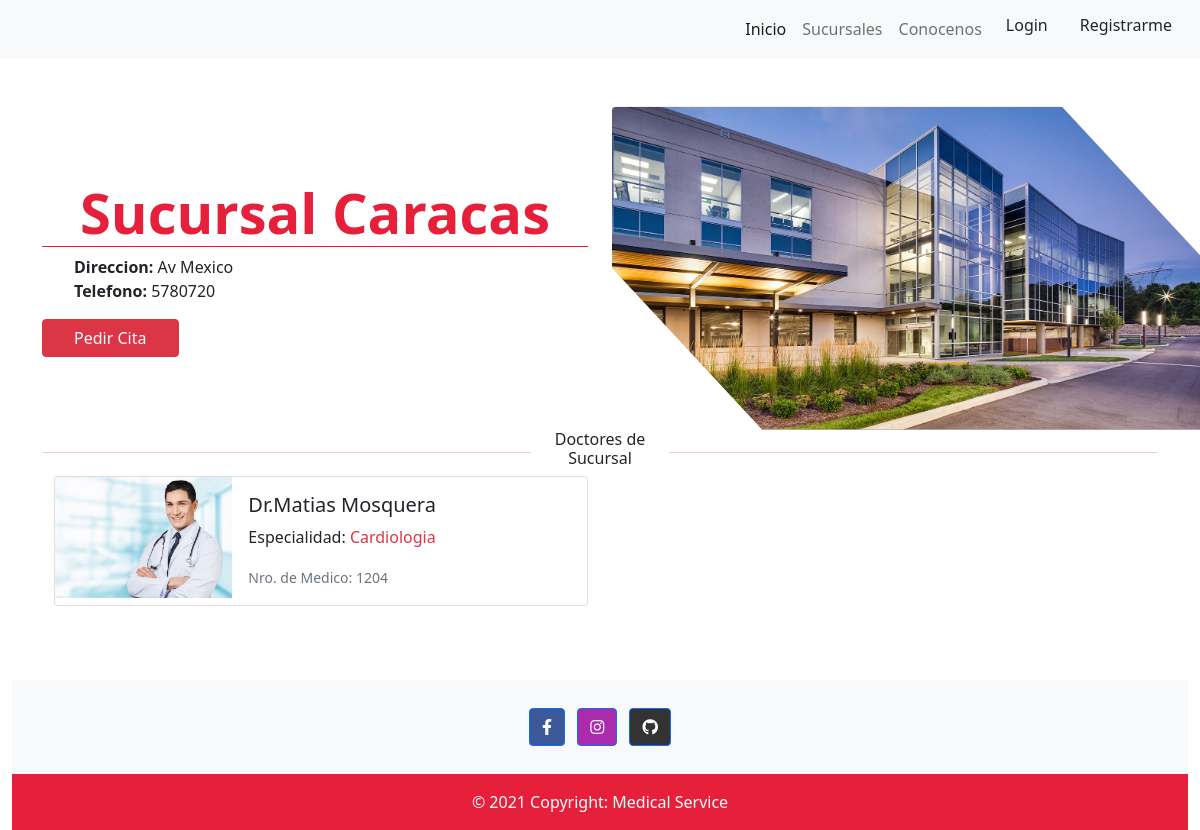
The app's page /branchOffices/detail/1 with its own data.
### branchOffices/models.py (models this page shows, shortened)
class BranchOffices(models.Model):
    name = models.CharField('Nombre sucursal', max_length=50)
    address = models.CharField('Direccion', max_length=200)
    phone = models.IntegerField('Telefono')
    doctors = models.ManyToManyField(Doctor)
    specialty = models.ManyToManyField(Specialty)
    image = models.ImageField(
        'Imagen', upload_to='branchOffices/', null=True, blank=True)
    description = models.TextField()
    class Meta:
        db_table = 'branchOffice'
        verbose_name = 'branchOffice'
        verbose_name_plural = 'branchOffices'

### doctors/models.py (models this page shows, shortened)
class Doctor(models.Model):
    name = models.CharField('Nombre', max_length=50)
    lastName = models.CharField('Apellido', max_length=50)
    medicalNumber = models.IntegerField('Nro. Medico')
    specialty = models.ManyToManyField(Specialty)
    image = models.ImageField('Imagen', upload_to='doctors/', null=True,blank=True)

class Specialty(models.Model):
    name = models.CharField("Especialidad", max_length=100)
    image = models.ImageField('Imagen', upload_to='specialty/',null=True,blank=True)
    icon = models.CharField(max_length=100,blank=True, null=True)

### branchOffices/views.py (the view)
# urls.py: path('detail/<int:pk>', BranchOfficesDetail.as_view(),name='detail'),
class BranchOfficesDetail(DetailView):
    model = BranchOffices
    template_name = 'branchOffices/branchOfficesDetail.html'

### branchOffices/templates/branchOffices/branchOfficesDetail.html (shortened to what this page needs)
{% extends 'base.html' %}
{% load static %}
{% block content %}
<link rel="stylesheet" href="{% static 'css/branchOffices.css' %}">
<div class="container contenedor ">
    <div class="row pt-4 border-danger d-flex justify-content-center align-items-center">
        <div class="col-6">
            <div class="jumbotron">
                <h1 class="display-4 text-center text-colored">{{object.name}}</h1>
            </div>
            <ul class="ul-descriptions">
                <li><strong>Direccion:</strong> {{object.address}}</li>
                <li><strong>Telefono:</strong> {{object.phone}}</li>
            </ul>
            <div class="">
                <a href="{% url 'appointment' %}" class="btn btn-danger w-25 button-appointment">Pedir Cita</a>
            </div>
        </div>
            <div class="col-6">
                <img class="rounded img-top img-bo" src="{{object.image.url}}" alt="">
            </div>
    </div>
    <div class="divisor d-flex align-items-center">
        <hr class="ml-4 text-danger">
        <h6 class='text-center text-separator'>Doctores de Sucursal</h6>
        <hr class="mr-4 text-danger">
    </div>
    <div class="container">
        <div class="row d-flex ">
            {% for s in object.doctors.all %}
            <div class="col-md-6 d-flex justify-content-center">
                <div class="card mb-3 ml-3" style="max-width: 540px;">
                    <div class="row g-0">
                      <div class="col-md-4">
                        <img src="{{s.image.url}}" class="img-fluid rounded-start">
                      </div>
                      <div class="col-md-8">
                        <div class="card-body">
                          <h5 class="card-title">Dr.{{s.name}} {{s.lastName}}</h5>
                          {% for m in s.specialty.all %}
                          <p class="card-text">Especialidad: <span class="text-danger">{{m.name}}</span></p>
                          <p class="card-text"><small class="text-muted">Nro. de Medico: {{s.medicalNumber}}</small></p>
                          {% endfor %}
                        </div>
                      </div>
                    </div>
                  </div>
                </div>
                {% endfor %}
        </div>
    </div>
</div>
{% endblock %}

### static/css/base.css (style rules this page uses)
* { padding: 0; margin: 0; box-sizing: border-box; }
:root { --firtsColor:#E6203A; --secondsColor:#33287C; --sidebarColor:#070C1B; }
a { text-decoration: none; color: var(--secondsColor); }
body { position: relative; padding-bottom: 7rem; min-height: 100vh; }
.contenedor { margin-bottom: 6rem; }

### static/css/branchOffices.css (style rules this page uses)
:root { --firtsColor:#E6203A; --w:#fff; }
.text-colored { color: var(--firtsColor); }
.jumbotron > h1 { font-weight: bold; border-bottom: 1px solid var(--firtsColor); }
.ul-descriptions { list-style-type: none; }
.img-bo { width:600px; height:auto; clip-path: polygon(0 0, 75% 0%, 100% 50%, 100% 100%, 25% 100%, 0% 50%); border-radius: 3px 0px 3px 0px; box-shadow: 1px 1px 6px var(--firtsColor); }
.contenedor { margin-bottom: 6rem; }
hr { width: 50%; }
.text-separator { border: 1px 1px 0px 1px solid var(--firtsColor); }

### records on screen
BranchOffices: name "Sucursal Caracas", address "Av Mexico", phone "5780720", image (picture)
Doctor: image (picture), name "Matias", lastName "Mosquera", medicalNumber "1204"
Specialty: name "Cardiologia"
